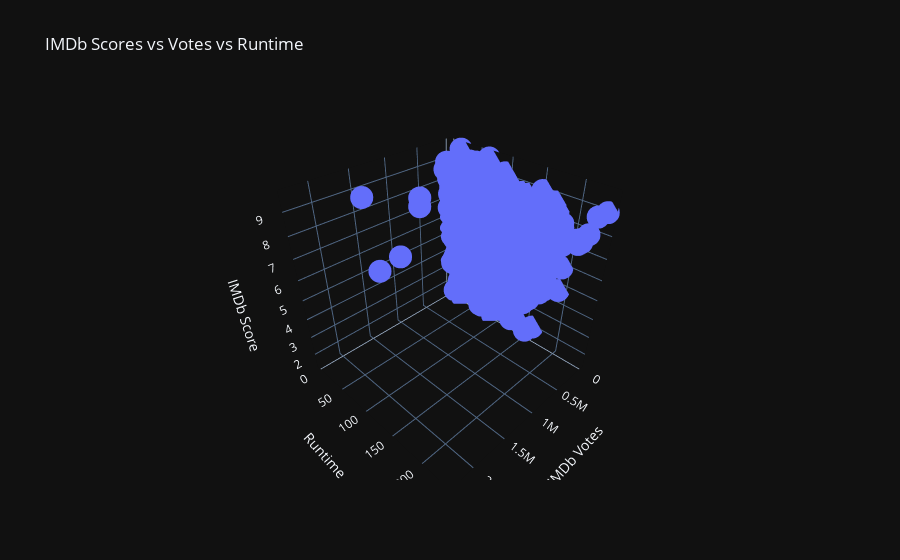

Notebook code for this chart:
### Code cell
fig = px.scatter_3d(df, x='imdb_votes', y='runtime', z='imdb_score', title='IMDb Scores vs Votes vs Runtime')
fig.update_layout(scene=dict(xaxis_title='IMDb Votes', yaxis_title='Runtime', zaxis_title='IMDb Score'))
fig.show()

### Figure 1 — Plotly figure (JSON) as saved in the notebook; plotly's stock layout.template omitted (floating-point values rounded to 4 significant figures; data arrays with more than 128 entries replaced by an {"elided": "..."} marker saying what was removed)
{"data": [{"hovertemplate": "imdb_votes=%{x}<br>runtime=%{y}<br>imdb_score=%{z}<extra></extra>", "legendgroup": "", "marker": {"color": "#636efa", "symbol": "circle"}, "mode": "markers", "name": "", "scene": "scene", "showlegend": false, "x": {"elided": "5283 float values"}, "y": {"elided": "5283 int values"}, "z": {"elided": "5283 float values"}, "type": "scatter3d"}], "layout": {"scene": {"domain": {"x": [0.0, 1.0], "y": [0.0, 1.0]}, "xaxis": {"title": {"text": "IMDb Votes"}}, "yaxis": {"title": {"text": "Runtime"}}, "zaxis": {"title": {"text": "IMDb Score"}}}, "legend": {"tracegroupgap": 0}, "title": {"text": "IMDb Scores vs Votes vs Runtime"}}}
